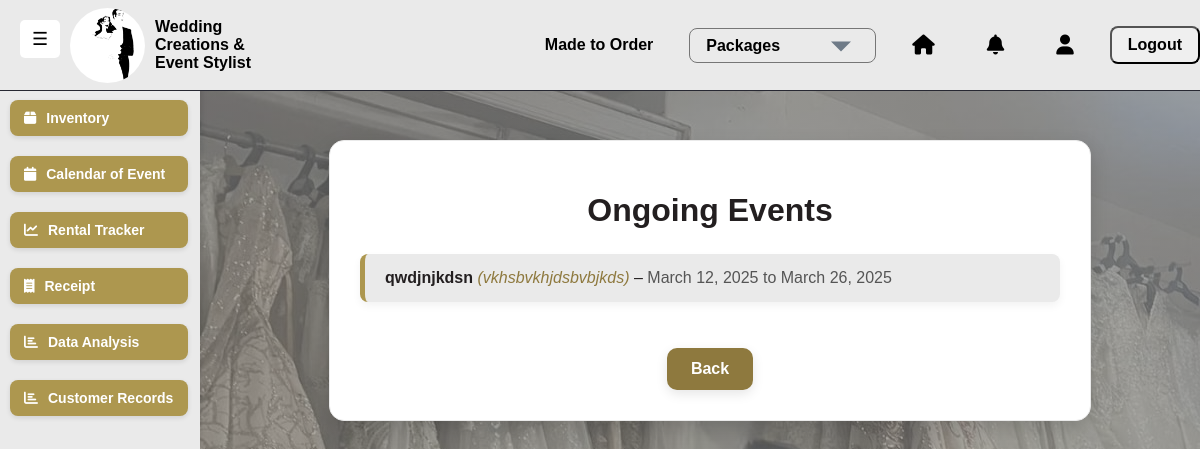
Before: /ongoing-events/ (signed in) with the older database file.
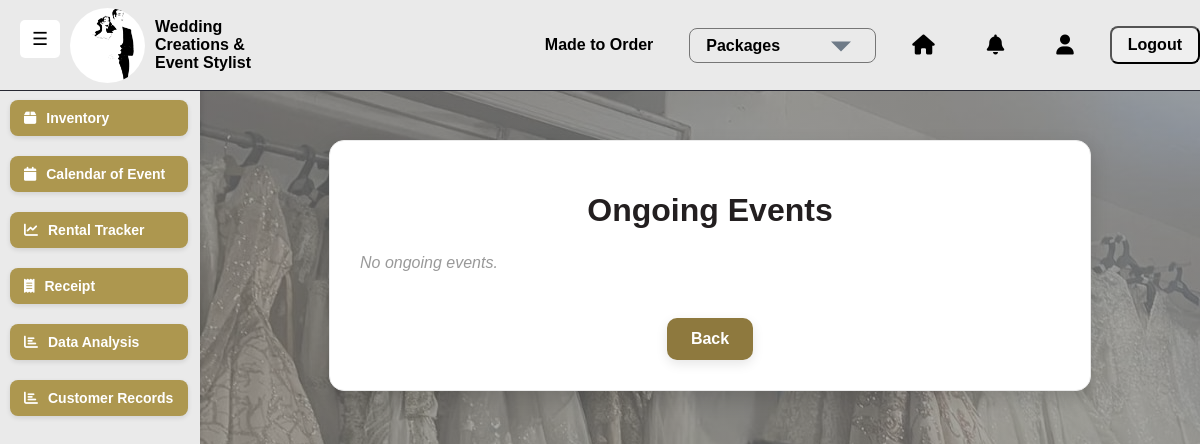
After: the same page with the newer database file.
### saritasapp/models.py (models this page shows, shortened)
class Event(models.Model):
    title = models.CharField(max_length=200)
    venue = models.CharField(max_length=255)
    start_date = models.DateField()
    end_date = models.DateField(null=True, blank=True)
    notes = models.TextField(blank=True, null=True)

### saritasapp/views.py (the view)
# urls.py: path("ongoing-events/", views.ongoing_events, name="ongoing_events"),
@login_required
def ongoing_events(request):
    events = Event.objects.filter(start_date__lte=now().date(), end_date__gte=now().date())
    return render(request, "saritasapp/ongoing_events.html", {"events": events})

### saritasapp/templates/saritasapp/ongoing_events.html (shortened to what this page needs)
{% extends "saritasapp/base.html" %}
{% block content %}
<div class="event-container">
    <h1 class="heading">Ongoing Events</h1>
    <ul class="event-list">
        {% for event in events %}
            <li class="event-item">
                <strong>{{ event.title }}</strong>
                <span class="event-venue">({{ event.venue }})</span> –
                <span class="event-dates">{{ event.start_date }} to {{ event.end_date }}</span>
            </li>
        {% empty %}
            <p class="no-events">No ongoing events.</p>
        {% endfor %}
    </ul>
    <a href="{% url 'saritasapp:calendar' %}" class="gold-button">Back</a>
</div>
{% endblock %}

Changed rows visible on the page:
removed Event: title "qwdjnjkdsn", venue "vkhsbvkhjdsbvbjkds", start_date "March 12, 2025", end_date "March 26, 2025"
Other visible differences:
text now shown: "No ongoing events."
